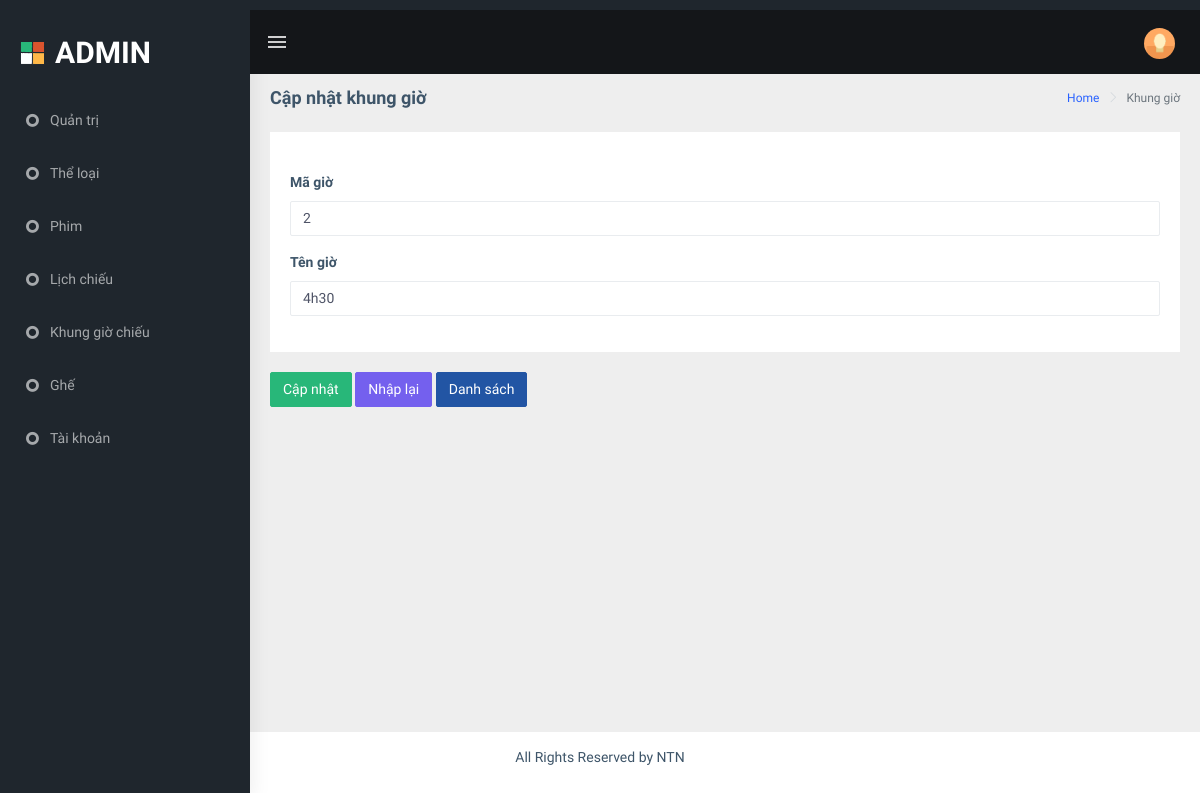
The app's page /admin/index.php?act=suakg&id=2, older data.
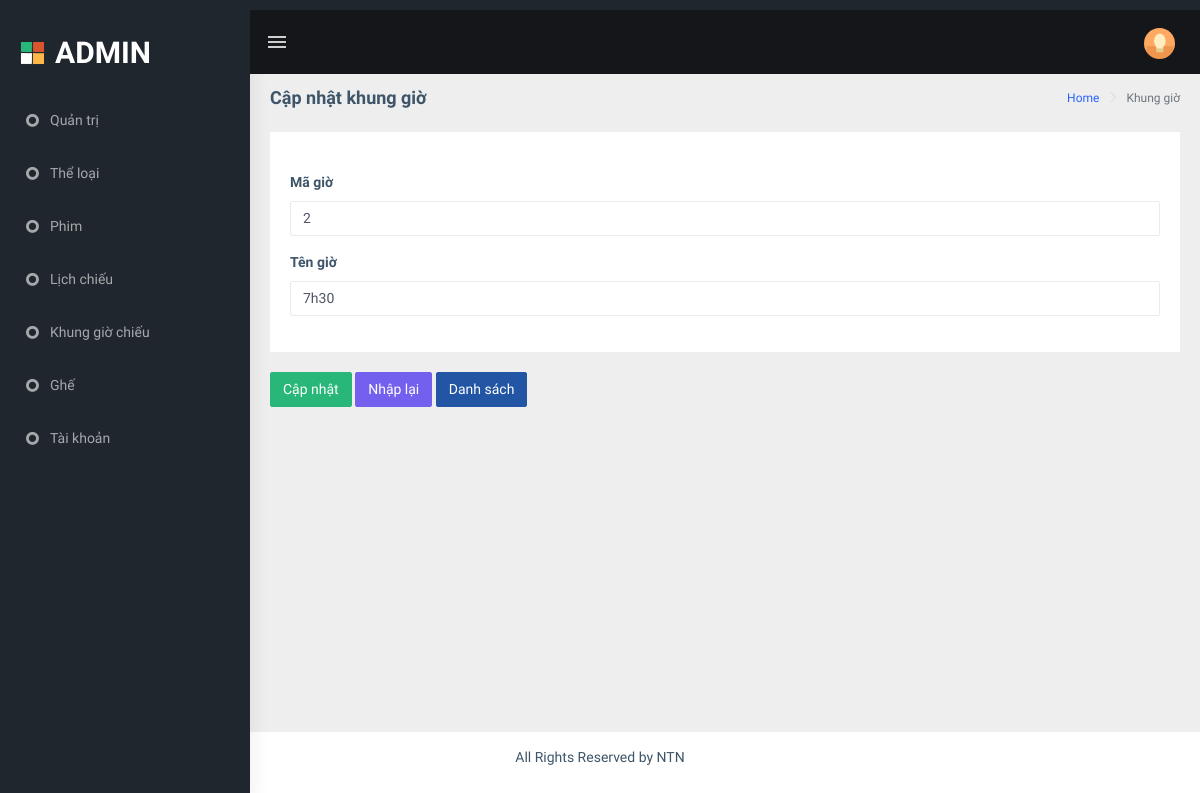
The same page, newer data.
### tables this page shows
CREATE TABLE `khung_gio_chieu` (
  `id` int(11) NOT NULL,
  `gio_bat_dau` varchar(200) NOT NULL
);

### admin/models/pdo.php (called while the page is built, shortened)
<?php
function pdo_get_connection(){
    $dburl = "mysql:host=localhost;dbname=duan11;charset=utf8";
    $username = 'root';
    $password = '';
    $conn = new PDO($dburl, $username, $password);
    $conn->setAttribute(PDO::ATTR_ERRMODE, PDO::ERRMODE_EXCEPTION);
    return $conn;
}
function pdo_query_one($sql){
    $sql_args = array_slice(func_get_args(), 1);
    try{
        $conn = pdo_get_connection();
        $stmt = $conn->prepare($sql);
        $stmt->execute($sql_args);
        $row = $stmt->fetch(PDO::FETCH_ASSOC);
        return $row;
    }
    catch(PDOException $e){
        throw $e;
    }
    finally{
        unset($conn);
    }
}

### admin/models/khunggiochieu.php (called while the page is built, shortened)
<?php
        function loadone_khunggio($id){
            $sql="SELECT * FROM khung_gio_chieu where id=".$id;
            $kg=pdo_query_one($sql);
            return $kg;
        }
?>

### admin/khung_gio_chieu/update.php (the view, shortened to what this page needs)
<?php
    if(is_array($kg)){
        extract($kg);
    }
?>
<div class="page-wrapper">
            <div class="page-breadcrumb">
                <div class="row">
                    <div class="col-12 d-flex no-block align-items-center">
                        <h4 class="page-title">Cập nhật khung giờ</h4>
                        <div class="ml-auto text-right">
                            <nav aria-label="breadcrumb">
                                <ol class="breadcrumb">
                                    <li class="breadcrumb-item"><a href="#">Home</a></li>
                                    <li class="breadcrumb-item active" aria-current="page">Khung giờ</li>
                                </ol>
                            </nav>
                        </div>
                    </div>
                </div>
            </div>
            <div class="container-fluid">
                <div class="row">
                    <div class="col-md">
                        <form action="index.php?act=update_khunggio" method="post">
                            <div class="card">
                                <div class="card-body">
                                    <div class="form-group m-t-20">
                                        <label for="hue-demo">Mã giờ</label>
                                        <input type="text" id="magio" class="form-control demo" name="magio" value="<?php if(isset($id)&&($id!="")) echo $id; ?>">
                                    </div>
                                    <div class="form-group">
                                        <label for="hue-demo">Tên giờ</label>
                                        <input type="text"  class="form-control demo" name="tengio" value="<?php if(isset($gio_bat_dau)&&($gio_bat_dau!="")) echo $gio_bat_dau; ?>">
                                    </div>
                                </div>
                            </div>
                            <input type="submit"  class="btn btn-success" name="capnhat" value="Cập nhật">
                            <input type="reset"  class="btn btn-primary" name="nhaplai" value="Nhập lại">
                            <a href="index.php?act=list_khunggio"><button type="" class="btn btn-info">Danh sách</button></a>
                        </form>
                    </div>
                </div>
            </div>

Row changes from the older to the newer data that the page shows:
changed khung_gio_chieu id 2: tengio "4h30" → "7h30"
